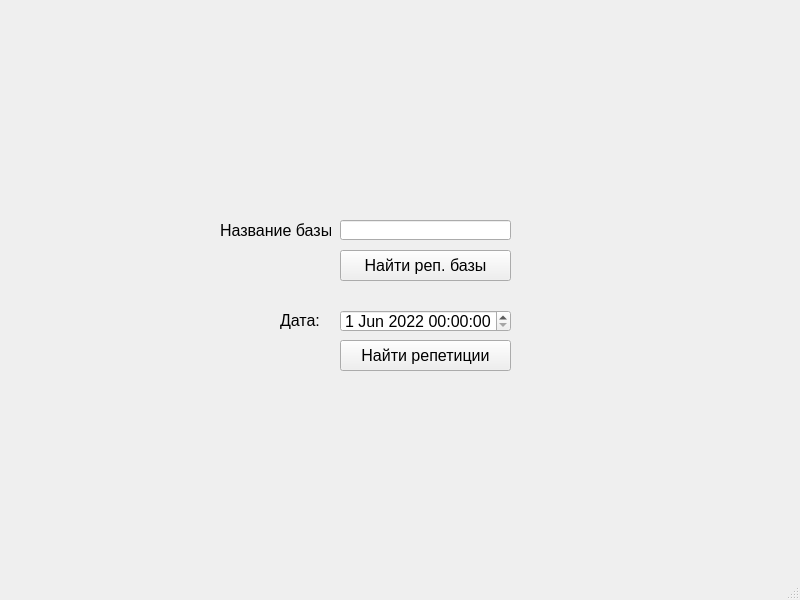
<?xml version="1.0" encoding="UTF-8"?>
<ui version="4.0">
 <class>MainWindow</class>
 <widget class="QMainWindow" name="MainWindow">
  <property name="geometry">
   <rect>
    <x>0</x>
    <y>0</y>
    <width>800</width>
    <height>600</height>
   </rect>
  </property>
  <property name="windowTitle">
   <string>MainWindow</string>
  </property>
  <widget class="QWidget" name="centralwidget">
   <widget class="QPushButton" name="find_base_button">
    <property name="geometry">
     <rect>
      <x>340</x>
      <y>250</y>
      <width>171</width>
      <height>31</height>
     </rect>
    </property>
    <property name="font">
     <font>
      <pointsize>12</pointsize>
     </font>
    </property>
    <property name="text">
     <string>Найти реп. базы</string>
    </property>
   </widget>
   <widget class="QLabel" name="label_2">
    <property name="geometry">
     <rect>
      <x>220</x>
      <y>220</y>
      <width>111</width>
      <height>20</height>
     </rect>
    </property>
    <property name="font">
     <font>
      <pointsize>12</pointsize>
     </font>
    </property>
    <property name="text">
     <string>Название базы:</string>
    </property>
   </widget>
   <widget class="QLineEdit" name="name_edit">
    <property name="geometry">
     <rect>
      <x>340</x>
      <y>220</y>
      <width>171</width>
      <height>20</height>
     </rect>
    </property>
   </widget>
   <widget class="QDateTimeEdit" name="date_edit">
    <property name="geometry">
     <rect>
      <x>340</x>
      <y>310</y>
      <width>171</width>
      <height>22</height>
     </rect>
    </property>
    <property name="font">
     <font>
      <pointsize>12</pointsize>
     </font>
    </property>
    <property name="date">
     <date>
      <year>2022</year>
      <month>6</month>
      <day>1</day>
     </date>
    </property>
   </widget>
   <widget class="QLabel" name="label_3">
    <property name="geometry">
     <rect>
      <x>280</x>
      <y>310</y>
      <width>51</width>
      <height>20</height>
     </rect>
    </property>
    <property name="font">
     <font>
      <pointsize>12</pointsize>
     </font>
    </property>
    <property name="text">
     <string>Дата:</string>
    </property>
   </widget>
   <widget class="QPushButton" name="find_reh_button">
    <property name="geometry">
     <rect>
      <x>340</x>
      <y>340</y>
      <width>171</width>
      <height>31</height>
     </rect>
    </property>
    <property name="font">
     <font>
      <pointsize>12</pointsize>
     </font>
    </property>
    <property name="text">
     <string>Найти репетиции</string>
    </property>
   </widget>
  </widget>
  <widget class="QMenuBar" name="menubar">
   <property name="geometry">
    <rect>
     <x>0</x>
     <y>0</y>
     <width>800</width>
     <height>18</height>
    </rect>
   </property>
  </widget>
  <widget class="QStatusBar" name="statusbar"/>
 </widget>
 <resources/>
 <connections/>
</ui>
